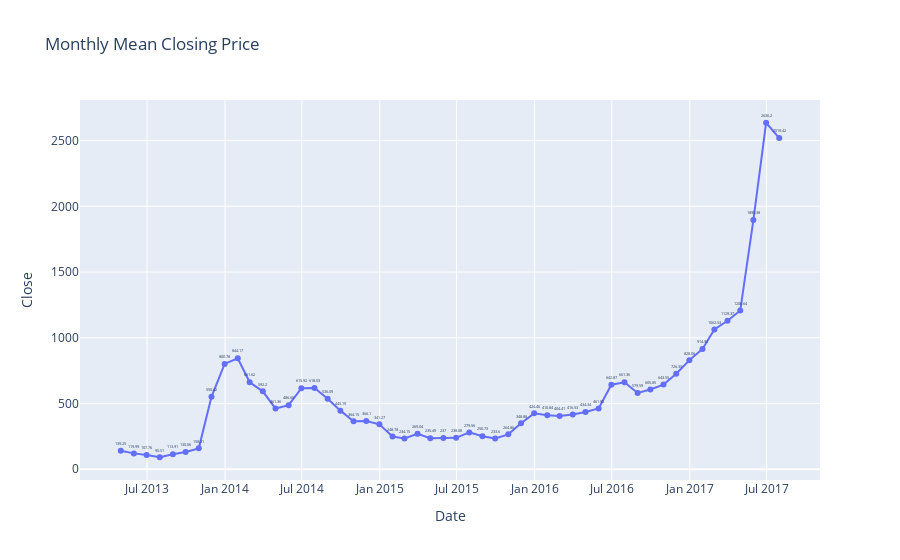

Notebook cell for this chart:
### Code cell
# Monthly Mean Closing Price using Plotly Express
mean_cpM = data['Close'].resample('ME').mean()
fig = px.line(mean_cpM, y='Close', title='Monthly Mean Closing Price', markers = True)
fig.update_traces(
    mode='lines+markers+text',
    text=mean_cpM.round(2),
    textposition='top center',
    texttemplate='%{text}',
    textfont=dict(size=4)
)
fig.show()
